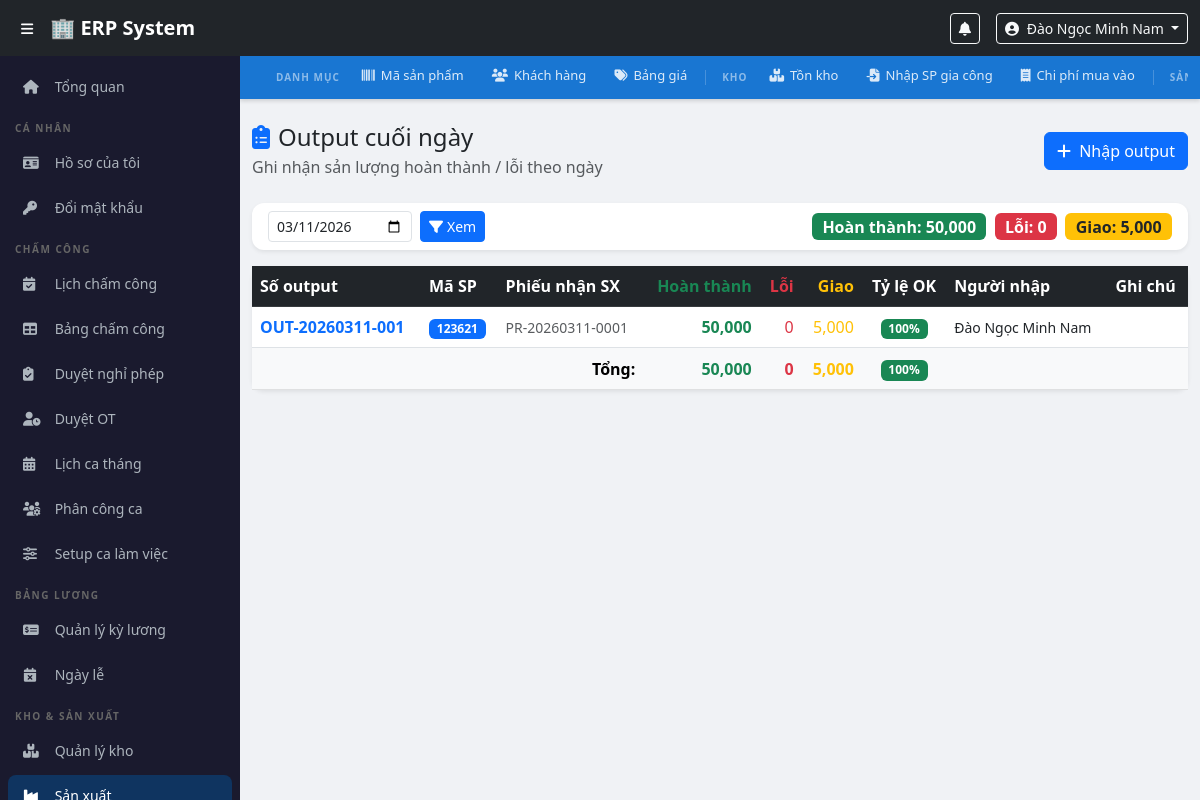
Page /modules/production/output1.php?date=2026-03-11 (signed in) on the committed database.
### tables this page shows
CREATE TABLE `production_outputs` (
  `id` int(11) NOT NULL,
  `output_no` varchar(30) NOT NULL,
  `output_date` date NOT NULL,
  `production_receipt_id` int(11) NOT NULL,
  `product_code_id` int(11) NOT NULL,
  `description` varchar(500) DEFAULT NULL,
  `quantity_completed` decimal(15,2) NOT NULL DEFAULT 0.00,
  `quantity_defect` decimal(15,2) NOT NULL DEFAULT 0.00,
  `quantity_delivered` decimal(15,2) NOT NULL DEFAULT 0.00,
  `note` text DEFAULT NULL,
  `created_by` int(11) DEFAULT NULL,
  `created_at` timestamp NOT NULL DEFAULT current_timestamp(),
  `updated_at` timestamp NOT NULL DEFAULT current_timestamp() ON UPDATE current_timestamp()
);

CREATE TABLE `users` (
  `id` int(11) NOT NULL,
  `employee_code` varchar(20) NOT NULL,
  `full_name` varchar(100) NOT NULL,
  `username` varchar(50) NOT NULL,
  `password_hash` varchar(255) NOT NULL,
  `email` varchar(100) DEFAULT NULL,
  `phone` varchar(20) DEFAULT NULL,
  `role_id` int(11) NOT NULL,
  `department_id` int(11) DEFAULT NULL,
  `is_active` tinyint(1) DEFAULT 1,
  `created_at` timestamp NOT NULL DEFAULT current_timestamp()
);

CREATE TABLE `product_codes` (
  `id` int(11) NOT NULL,
  `product_code` varchar(50) NOT NULL,
  `description` varchar(500) NOT NULL,
  `unit` varchar(20) DEFAULT 'cái',
  `category` varchar(100) DEFAULT NULL,
  `is_active` tinyint(1) DEFAULT 1,
  `created_by` int(11) DEFAULT NULL,
  `created_at` timestamp NOT NULL DEFAULT current_timestamp(),
  `updated_at` timestamp NOT NULL DEFAULT current_timestamp() ON UPDATE current_timestamp()
);

CREATE TABLE `production_receipts` (
  `id` int(11) NOT NULL,
  `receipt_no` varchar(30) NOT NULL,
  `receipt_date` date NOT NULL,
  `warehouse_import_id` int(11) NOT NULL,
  `product_code_id` int(11) NOT NULL,
  `description` varchar(500) DEFAULT NULL,
  `quantity_received` decimal(15,2) NOT NULL DEFAULT 0.00,
  `note` text DEFAULT NULL,
  `created_by` int(11) DEFAULT NULL,
  `created_at` timestamp NOT NULL DEFAULT current_timestamp(),
  `updated_at` timestamp NOT NULL DEFAULT current_timestamp() ON UPDATE current_timestamp()
);

### config/auth.php (called while the page is built, shortened)
<?php
function currentUser() {
    return [
        'id'          => $_SESSION['user_id']   ?? null,
        'full_name'   => $_SESSION['full_name'] ?? '',
        'username'    => $_SESSION['username']  ?? '',
        'role'        => $_SESSION['role']      ?? '',
        'role_name'   => $_SESSION['role_name'] ?? '',
        'employee_code' => $_SESSION['employee_code'] ?? '',
        'department_id' => $_SESSION['department_id'] ?? null,
    ];
}
?>

### modules/production/output1.php (the view, shortened to what this page needs)
<?php
require_once $_SERVER['DOCUMENT_ROOT'] . '/erp/config/auth.php';
$pdo  = getDBConnection();
$filterDate = $_GET['date'] ?? date('Y-m-d');
$outputs = $pdo->prepare("
    SELECT po.*, pc.product_code, pc.description AS product_desc, pc.unit,
           pr.receipt_no,
           u.full_name AS created_by_name
    FROM production_outputs po
    JOIN product_codes pc       ON po.product_code_id       = pc.id
    JOIN production_receipts pr ON po.production_receipt_id = pr.id
    LEFT JOIN users u           ON po.created_by            = u.id
    WHERE po.output_date = ?
    ORDER BY po.created_at DESC
");
$outputs->execute([$filterDate]);
$outputs = $outputs->fetchAll(PDO::FETCH_ASSOC);
$totalOK        = array_sum(array_column($outputs, 'quantity_completed'));
$totalNG        = array_sum(array_column($outputs, 'quantity_defect'));
$totalDelivered = array_sum(array_column($outputs, 'quantity_delivered'));
include $_SERVER['DOCUMENT_ROOT'] . '/erp/includes/header.php';
include $_SERVER['DOCUMENT_ROOT'] . '/erp/includes/sidebar.php';
?>
<div class="main-content">
<?php include $_SERVER['DOCUMENT_ROOT'] . '/erp/includes/warehouse_nav.php'; ?>
<div class="container-fluid py-4">
    <div class="d-flex justify-content-between align-items-center mb-4">
        <div>
            <h4 class="mb-1"><i class="fas fa-clipboard-list me-2 text-primary"></i>Output cuối ngày</h4>
            <p class="text-muted mb-0">Ghi nhận sản lượng hoàn thành / lỗi theo ngày</p>
        </div>
        <button class="btn btn-primary" data-bs-toggle="modal" data-bs-target="#modalOutput">
            <i class="fas fa-plus me-1"></i> Nhập output
        </button>
    </div>
    <div class="card border-0 shadow-sm mb-3">
        <div class="card-body py-2">
            <form class="row g-2 align-items-center" method="GET">
                <div class="col-auto">
                    <input type="date" name="date" class="form-control form-control-sm"
                           value="<?= htmlspecialchars($filterDate) ?>">
                </div>
                <div class="col-auto">
                    <button type="submit" class="btn btn-sm btn-primary">
                        <i class="fas fa-filter me-1"></i>Xem
                    </button>
                </div>
                <?php if ($totalOK + $totalNG > 0): ?>
                <div class="col-auto ms-auto">
                    <span class="badge bg-success fs-6 me-1">Hoàn thành: <?= number_format($totalOK) ?></span>
                    <span class="badge bg-danger fs-6 me-1">Lỗi: <?= number_format($totalNG) ?></span>
                    <span class="badge bg-warning text-dark fs-6">Giao: <?= number_format($totalDelivered) ?></span>
                </div>
                <?php endif; ?>
            </form>
        </div>
    </div>
    <div class="card border-0 shadow-sm">
        <div class="card-body p-0">
            <div class="table-responsive">
                <table class="table table-hover align-middle mb-0">
                    <thead class="table-dark">
                        <tr>
                            <th>Số output</th>
                            <th>Mã SP</th>
                            <th>Phiếu nhận SX</th>
                            <th class="text-end text-success">Hoàn thành</th>
                            <th class="text-end text-danger">Lỗi</th>
                            <th class="text-end text-warning">Giao</th>
                            <th class="text-center">Tỷ lệ OK</th>
                            <th>Người nhập</th>
                            <th>Ghi chú</th>
                        </tr>
                    </thead>
                    <tbody>
                    <?php if (empty($outputs)): ?>
                        <tr><td colspan="9" class="text-center text-muted py-4">Chưa có output nào</td></tr>
                    <?php else: ?>
                        <?php foreach ($outputs as $o):
                            $total = $o['quantity_completed'] + $o['quantity_defect'];
                            $rate  = $total > 0 ? round($o['quantity_completed'] / $total * 100, 1) : 0;
                        ?>
                        <tr>
                            <td class="text-primary fw-semibold"><?= htmlspecialchars($o['output_no']) ?></td>
                            <td><span class="badge bg-primary"><?= htmlspecialchars($o['product_code']) ?></span></td>
                            <td class="small text-muted"><?= htmlspecialchars($o['receipt_no']) ?></td>
                            <td class="text-end fw-bold text-success"><?= number_format($o['quantity_completed']) ?></td>
                            <td class="text-end text-danger"><?= number_format($o['quantity_defect']) ?></td>
                            <td class="text-end text-warning"><?= number_format($o['quantity_delivered']) ?></td>
                            <td class="text-center">
                                <span class="badge bg-<?= $rate>=95?'success':($rate>=80?'warning':'danger') ?>">
                                    <?= $rate ?>%
                                </span>
                            </td>
                            <td class="small"><?= htmlspecialchars($o['created_by_name'] ?? '—') ?></td>
                            <td class="small text-muted"><?= htmlspecialchars($o['note'] ?? '—') ?></td>
                        </tr>
                        <?php endforeach; ?>
                    <?php endif; ?>
                    </tbody>
                    <?php if (!empty($outputs)): ?>
                    <tfoot class="table-light fw-bold">
                        <tr>
                            <td colspan="3" class="text-end">Tổng:</td>
                            <td class="text-end text-success"><?= number_format($totalOK) ?></td>
                            <td class="text-end text-danger"><?= number_format($totalNG) ?></td>
                            <td class="text-end text-warning"><?= number_format($totalDelivered) ?></td>
                            <td class="text-center">
                                <?php $r = ($totalOK+$totalNG)>0 ? round($totalOK/($totalOK+$totalNG)*100,1) : 0; ?>
                                <span class="badge bg-<?= $r>=95?'success':($r>=80?'warning':'danger') ?>">
                                    <?= $r ?>%
                                </span>
                            </td>
                            <td colspan="2"></td>
                        </tr>
                    </tfoot>
                    <?php endif; ?>
                </table>
            </div>
        </div>
    </div>
</div>
</div>
<?php include $_SERVER['DOCUMENT_ROOT'] . '/erp/includes/footer.php'; ?>

### includes/header.php (shortened to what this page needs)
<?php
$user = currentUser();
?>
<!DOCTYPE html>
<html lang="vi">
<head>
    <link href="https://cdn.jsdelivr.net/npm/bootstrap@5.3.0/dist/css/bootstrap.min.css" rel="stylesheet">
    <link href="https://cdnjs.cloudflare.com/ajax/libs/font-awesome/6.4.0/css/all.min.css" rel="stylesheet">
    <link href="/erp/assets/css/style.css" rel="stylesheet">
</head>
<body>
<nav class="navbar navbar-expand-lg navbar-dark bg-dark fixed-top" style="z-index:1030;">
    <div class="container-fluid">
        <button class="btn btn-sm text-white me-2" id="sidebarToggle">
            <i class="fas fa-bars"></i>
        </button>
        <a class="navbar-brand fw-bold" href="/erp/dashboard.php">🏢 ERP System</a>
        <div class="ms-auto d-flex align-items-center gap-3">
            <div class="dropdown">
                <button class="btn btn-sm btn-outline-light position-relative" data-bs-toggle="dropdown">
                    <i class="fas fa-bell"></i>
                </button>
            </div>
            <div class="dropdown">
                <button class="btn btn-sm btn-outline-light dropdown-toggle" data-bs-toggle="dropdown">
                    <i class="fas fa-user-circle me-1"></i>
                    <?= htmlspecialchars($user['full_name']) ?>
                </button>
            </div>
        </div>
    </div>
</nav>

### assets/css/style.css (style rules this page uses)
body { padding-top: 56px; background: #f0f2f5; font-family: 'Segoe UI', sans-serif; }
.main-content { margin-left: 240px; transition: margin-left 0.3s; min-height: calc(100vh - 56px); }
.card { border-radius: 12px !important; }

### rows in the picture
production_outputs: users.full_name "Đào Ngọc Minh Nam", output_no "OUT-20260311-001", product_code.product_code "123621", production_receipt.receipt_no "PR-20260311-0001", quantity_completed "50,000", quantity_defect "0", quantity_delivered "5,000", rate "100"

### other values in the picture
$totalOK "50,000"
$totalNG "0"
$totalDelivered "5,000"
$r "100"
